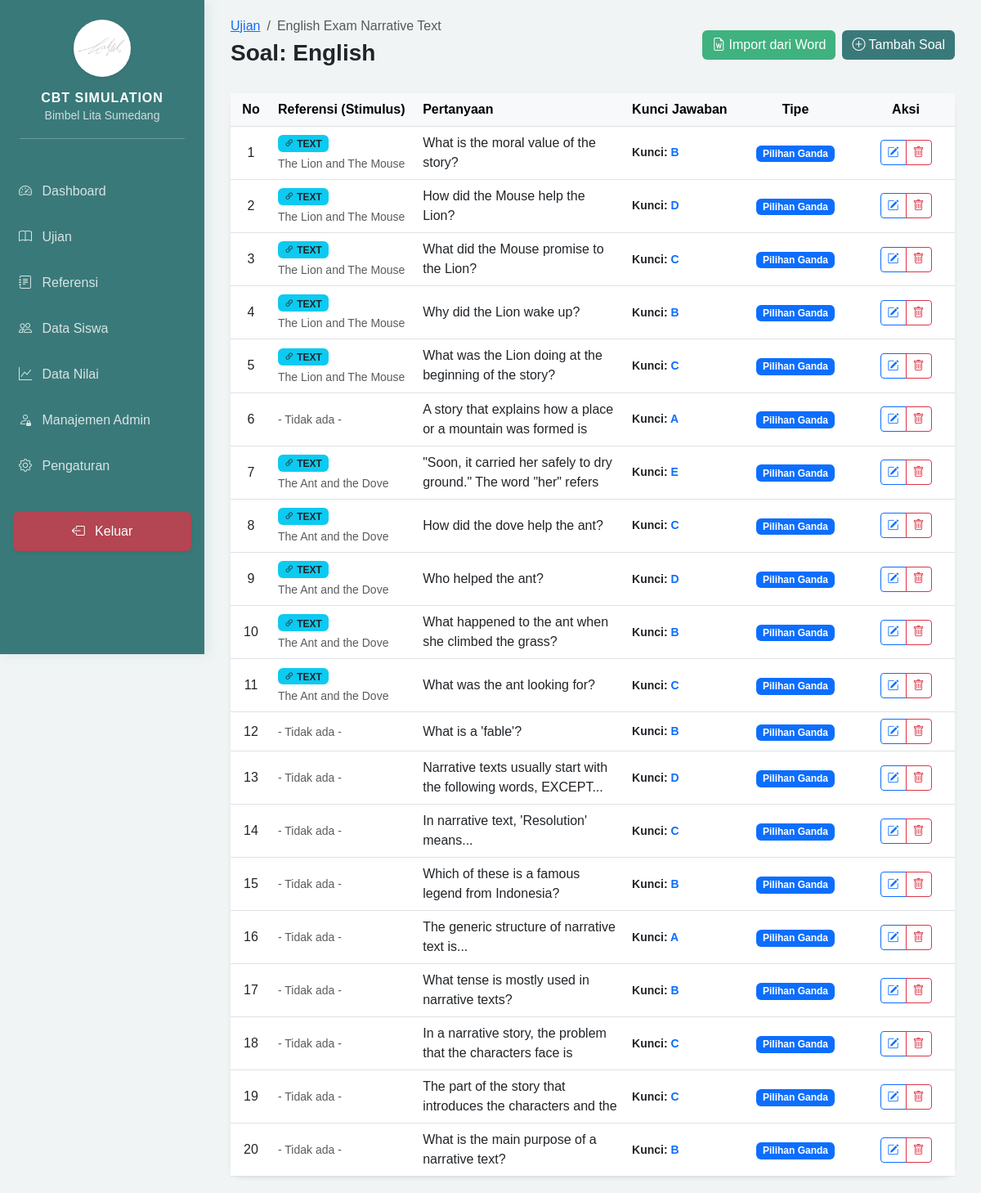
Screenshot of /admin/dashboard.php?page=questions&subject_id=13 (signed in) with the database file from the repository.
### tables this page shows
CREATE TABLE `subjects` (
  `id` int NOT NULL,
  `exam_id` int NOT NULL,
  `name` varchar(100) NOT NULL,
  `duration` int NOT NULL,
  `max_score` decimal(10,2) DEFAULT '100.00',
  `sort_order` int NOT NULL DEFAULT '0',
  `is_active` tinyint(1) DEFAULT '1',
  `created_at` timestamp NULL DEFAULT CURRENT_TIMESTAMP
);

CREATE TABLE `exams` (
  `id` int NOT NULL,
  `exam_name` varchar(255) NOT NULL,
  `start_date` datetime NOT NULL,
  `end_date` datetime NOT NULL,
  `is_active` tinyint(1) DEFAULT '1',
  `created_at` timestamp NULL DEFAULT CURRENT_TIMESTAMP
);

CREATE TABLE `questions` (
  `id` int NOT NULL,
  `subject_id` int NOT NULL,
  `reference_id` int DEFAULT NULL,
  `question_text` text NOT NULL,
  `created_at` timestamp NULL DEFAULT CURRENT_TIMESTAMP,
  `question_type` enum('pg','bs','multi','isian') NOT NULL,
  `answer_data` json NOT NULL
);

CREATE TABLE `references` (
  `id` int NOT NULL,
  `subject_id` int NOT NULL,
  `title` varchar(255) NOT NULL,
  `type` enum('text','image') DEFAULT 'text',
  `content` text,
  `image_path` varchar(255) DEFAULT NULL,
  `created_at` timestamp NULL DEFAULT CURRENT_TIMESTAMP
);

### admin/modules/questions/index.php (the view, shortened to what this page needs)
<?php
require_once '../config/database.php';
$subject_id = $_GET['subject_id'] ?? null;
$stmtSub = $pdo->prepare("SELECT s.*, e.exam_name FROM subjects s JOIN exams e ON s.exam_id = e.id WHERE s.id = ?");
$stmtSub->execute([$subject_id]);
$subject = $stmtSub->fetch();
$query = "SELECT q.*, r.title as ref_title, r.type as ref_type
          FROM questions q
          LEFT JOIN `references` r ON q.reference_id = r.id
          WHERE q.subject_id = ?
          ORDER BY q.id DESC";
$stmt = $pdo->prepare($query);
$stmt->execute([$subject_id]);
$questions = $stmt->fetchAll();
?>
<div class="d-flex justify-content-between align-items-center mb-4">
    <div>
        <nav aria-label="breadcrumb">
            <ol class="breadcrumb mb-1">
                <li class="breadcrumb-item"><a href="dashboard.php?page=exams">Ujian</a></li>
                <li class="breadcrumb-item active"><?= htmlspecialchars($subject['exam_name']) ?></li>
            </ol>
        </nav>
        <h3 class="fw-bold">Soal: <?= htmlspecialchars($subject['name']) ?></h3>
    </div>
    <div class="d-flex gap-2">
        <a href="dashboard.php?page=questions_import&subject_id=<?= $subject_id ?>" class="btn btn-success">
            <i class="bi bi-file-earmark-word"></i> Import dari Word
        </a>
        <a href="dashboard.php?page=questions_form&subject_id=<?= $subject_id ?>" class="btn btn-primary">
            <i class="bi bi-plus-circle"></i> Tambah Soal
        </a>
    </div>
</div>
<div class="card border-0 shadow-sm">
    <div class="card-body p-0">
        <div class="table-responsive">
            <table class="table table-hover mb-0 align-middle">
                <thead class="table-light">
                    <tr>
                        <th style="width: 50px;" class="text-center">No</th>
                        <th style="width: 20%;">Referensi (Stimulus)</th>
                        <th>Pertanyaan</th>
                        <th style="width: 15%;">Kunci Jawaban</th>
                        <th style="width: 150px;" class="text-center">Tipe</th>
                        <th style="width: 120px;" class="text-center">Aksi</th>
                    </tr>
                </thead>
                <tbody>
                    <?php if (empty($questions)): ?>
                        <tr>
                            <td colspan="6" class="text-center py-5 text-muted">
                                <i class="bi bi-clipboard-x display-4"></i>
                                <p class="mt-2">Belum ada soal untuk mata pelajaran ini.</p>
                            </td>
                        </tr>
                    <?php else: ?>
                        <?php foreach ($questions as $index => $q): ?>
                        <tr>
                            <td class="text-center"><?= $index + 1 ?></td>
                            <td>
                                <?php if ($q['reference_id']): ?>
                                    <span class="badge bg-info text-dark mb-1">
                                        <i class="bi bi-link-45deg"></i> <?= strtoupper($q['ref_type'] ?? 'REF') ?>
                                    </span>
                                    <div class="small text-muted text-truncate" style="max-width: 200px;">
                                        <?= htmlspecialchars($q['ref_title'] ?? '-') ?>
                                    </div>
                                <?php else: ?>
                                    <span class="text-muted small">- Tidak ada -</span>
                                <?php endif; ?>
                            </td>
                            <td>
                                <div class="text-truncate-2" style="max-height: 3em; overflow: hidden;">
                                    <?= strip_tags($q['question_text']) ?>
                                </div>
                            </td>
                            <td>
                                <div class="small fw-bold">
                                    <?php
                                    $ansData = json_decode($q['answer_data'], true);
                                    if ($q['question_type'] == 'pg') {
                                        echo "Kunci: <span class='text-primary'>" . ($ansData['correct'] ?? '-') . "</span>";
                                    } elseif ($q['question_type'] == 'isian') {
                                        echo "<span class='text-info'>" . htmlspecialchars($ansData['correct'] ?? '-') . "</span>";
                                    }
                                    ?>
                                </div>
                            </td>
                            <td class="text-center">
                                <?php
                                $badges = [
                                    'pg' => ['bg' => 'primary', 'label' => 'Pilihan Ganda'],
                                    'bs' => ['bg' => 'warning', 'label' => 'Benar / Salah'],
                                    'multi' => ['bg' => 'info', 'label' => 'Ceklis (Multi)'],
                                    'isian' => ['bg' => 'success', 'label' => 'Isian Singkat'],
                                ];
                                $type = $q['question_type'];
                                $badge = $badges[$type] ?? ['bg' => 'secondary', 'label' => $type];
                                ?>
                                <span class="badge bg-<?= $badge['bg'] == 'purple' ? 'dark' : $badge['bg'] ?>">
                                    <?= $badge['label'] ?>
                                </span>
                            </td>
                            <td class="text-center">
                                <div class="btn-group">
                                    <a href="dashboard.php?page=questions_form&subject_id=<?= $subject_id ?>&id=<?= $q['id'] ?>"
                                       class="btn btn-sm btn-outline-primary" title="Edit Soal">
                                        <i class="bi bi-pencil-square"></i>
                                    </a>
                                    <a href="modules/questions/process.php?action=delete&id=<?= $q['id'] ?>"
                                       class="btn btn-sm btn-outline-danger"
                                       onclick="return confirm('Yakin ingin menghapus soal ini?')"
                                       title="Hapus Soal">
                                        <i class="bi bi-trash"></i>
                                    </a>
                                </div>
                            </td>
                        </tr>
                        <?php endforeach; ?>
                    <?php endif; ?>
                </tbody>
            </table>
        </div>
    </div>
</div>

### includes/header.php (style rules this page uses)
:root { --sidebar-width: 250px; --primary-teal: #3a797a; --mint-green: #a2d9c1; --mint-light: #f0fdf4; }
body { background-color: #f0f4f4; font-family: 'Poppins', sans-serif; }
.card { border-radius: 15px; border: none; box-shadow: 0 5px 15px rgba(0,0,0,0.05); }
.btn-success { background-color: #3fb27f; border: none; }
.btn-primary { background-color: var(--primary-teal); border: none; }

### rows the page displays
subjects: exam.exam_name "English Exam Narrative Text", name "English"
questions: reference.type "TEXT", reference.title "The Lion and The Mouse", question_text "What is the moral value of the story?", answer_data "B", question_type "Pilihan Ganda"
questions: reference.type "TEXT", reference.title "The Lion and The Mouse", question_text "How did the Mouse help the Lion?", answer_data "D", question_type "Pilihan Ganda"
questions: reference.type "TEXT", reference.title "The Lion and The Mouse", question_text "What did the Mouse promise to the Lion?", answer_data "C", question_type "Pilihan Ganda"
questions: reference.type "TEXT", reference.title "The Lion and The Mouse", question_text "Why did the Lion wake up?", answer_data "B", question_type "Pilihan Ganda"
questions: reference.type "TEXT", reference.title "The Lion and The Mouse", question_text "What was the Lion doing at the beginning of the story?", answer_data "C", question_type "Pilihan Ganda"
questions: shows "- Tidak ada -", question_text "A story that explains how a place or a mountain was formed is…", answer_data "A", question_type "Pilihan Ganda"
questions: reference.type "TEXT", reference.title "The Ant and the Dove", question_text "\"Soon, it carried her safely to dry ground.\" The word \"her\" refers…", answer_data "E", question_type "Pilihan Ganda"
questions: reference.type "TEXT", reference.title "The Ant and the Dove", question_text "How did the dove help the ant?", answer_data "C", question_type "Pilihan Ganda"
questions: reference.type "TEXT", reference.title "The Ant and the Dove", question_text "Who helped the ant?", answer_data "D", question_type "Pilihan Ganda"
questions: reference.type "TEXT", reference.title "The Ant and the Dove", question_text "What happened to the ant when she climbed the grass?", answer_data "B", question_type "Pilihan Ganda"
questions: reference.type "TEXT", reference.title "The Ant and the Dove", question_text "What was the ant looking for?", answer_data "C", question_type "Pilihan Ganda"
questions: shows "- Tidak ada -", question_text "What is a 'fable'?", answer_data "B", question_type "Pilihan Ganda"
questions: shows "- Tidak ada -", question_text "Narrative texts usually start with the following words, EXCEPT...", answer_data "D", question_type "Pilihan Ganda"
questions: shows "- Tidak ada -", question_text "In narrative text, 'Resolution' means...", answer_data "C", question_type "Pilihan Ganda"
questions: shows "- Tidak ada -", question_text "Which of these is a famous legend from Indonesia?", answer_data "B", question_type "Pilihan Ganda"
questions: shows "- Tidak ada -", question_text "The generic structure of narrative text is...", answer_data "A", question_type "Pilihan Ganda"
questions: shows "- Tidak ada -", question_text "What tense is mostly used in narrative texts?", answer_data "B", question_type "Pilihan Ganda"
questions: shows "- Tidak ada -", question_text "In a narrative story, the problem that the characters face is…", answer_data "C", question_type "Pilihan Ganda"
questions: shows "- Tidak ada -", question_text "The part of the story that introduces the characters and the…", answer_data "C", question_type "Pilihan Ganda"
questions: shows "- Tidak ada -", question_text "What is the main purpose of a narrative text?", answer_data "B", question_type "Pilihan Ganda"

### other values shown
$site_app_name "CBT SIMULATION"
$site_bimbel_name "Bimbel Lita Sumedang"
